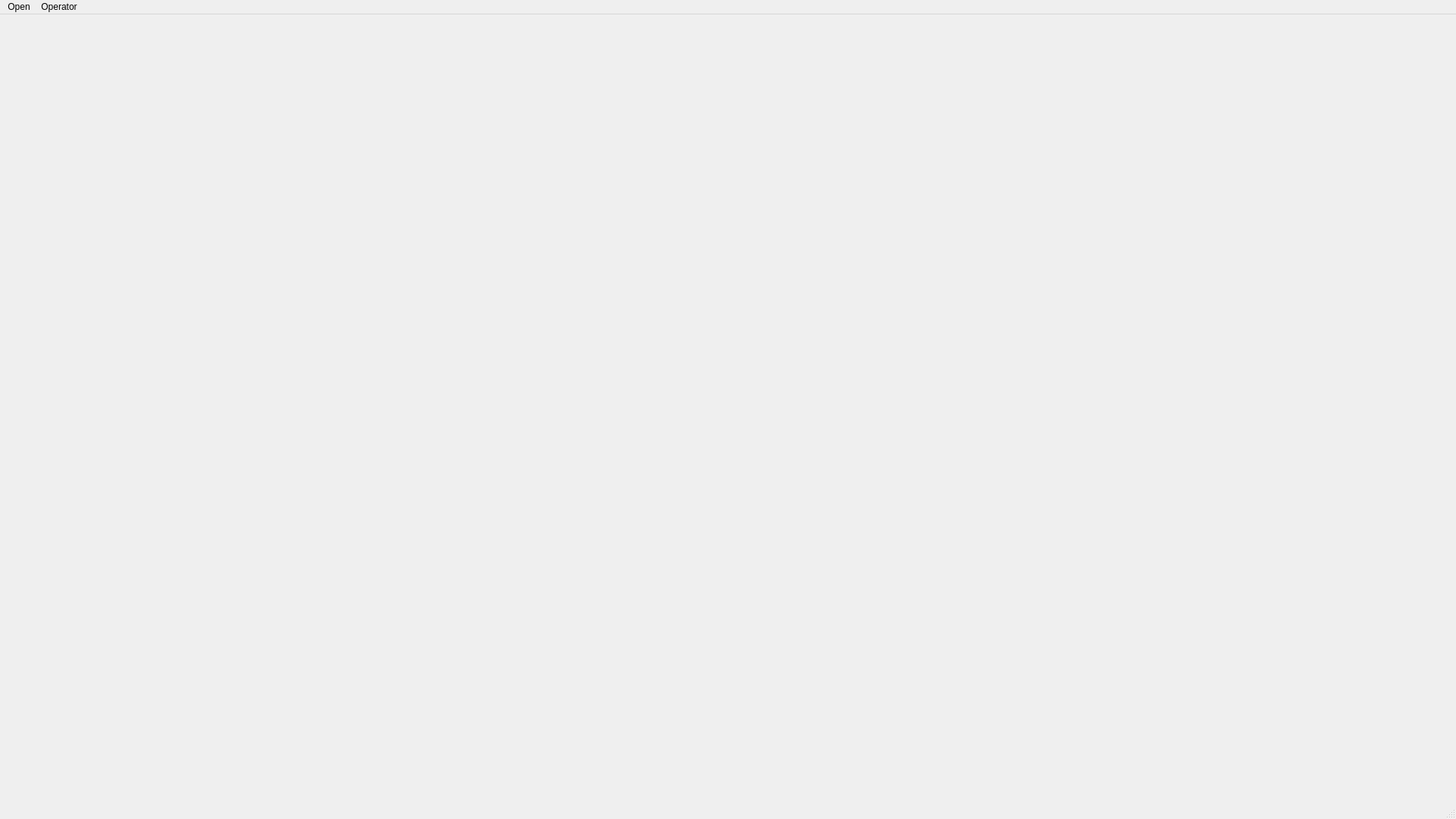
<?xml version="1.0" encoding="UTF-8"?>
<ui version="4.0">
 <class>MainWindow</class>
 <widget class="QMainWindow" name="MainWindow">
  <property name="geometry">
   <rect>
    <x>0</x>
    <y>0</y>
    <width>1920</width>
    <height>1080</height>
   </rect>
  </property>
  <property name="windowTitle">
   <string>MainWindow</string>
  </property>
  <widget class="QWidget" name="centralwidget"/>
  <widget class="QMenuBar" name="menubar">
   <property name="geometry">
    <rect>
     <x>0</x>
     <y>0</y>
     <width>1920</width>
     <height>21</height>
    </rect>
   </property>
   <widget class="QMenu" name="menuOpen">
    <property name="title">
     <string>Open</string>
    </property>
    <addaction name="actiondevice_configuration_settings"/>
   </widget>
   <widget class="QMenu" name="menuOperator">
    <property name="title">
     <string>Operator</string>
    </property>
    <addaction name="actionDevice_Name"/>
   </widget>
   <addaction name="menuOpen"/>
   <addaction name="menuOperator"/>
  </widget>
  <widget class="QStatusBar" name="statusbar"/>
  <action name="actiondevice_configuration_settings">
   <property name="text">
    <string>Device Config Setting</string>
   </property>
  </action>
  <action name="actionDevice_Name">
   <property name="text">
    <string>Device Name</string>
   </property>
  </action>
 </widget>
 <resources/>
 <connections/>
</ui>
